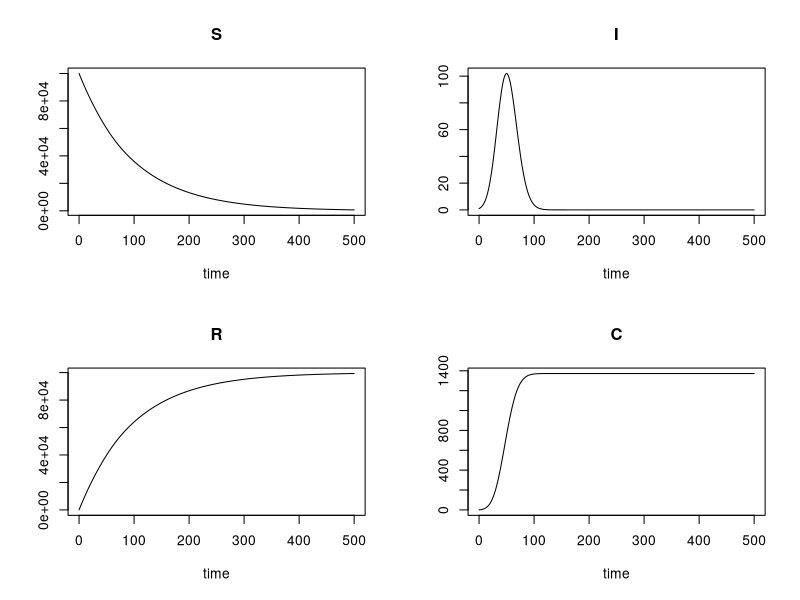
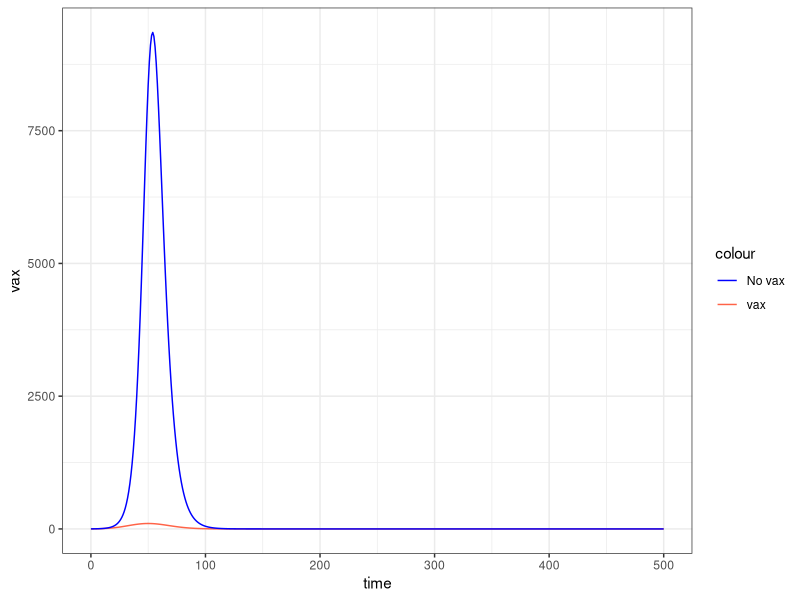
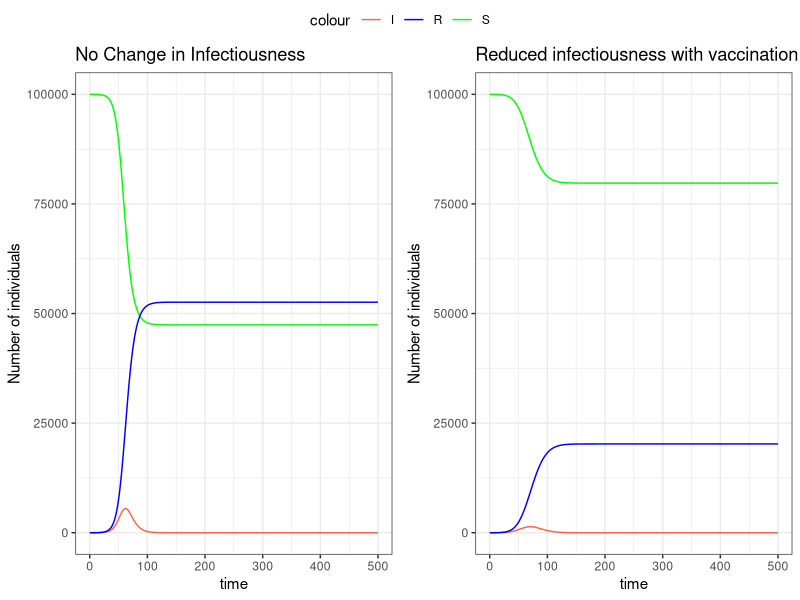
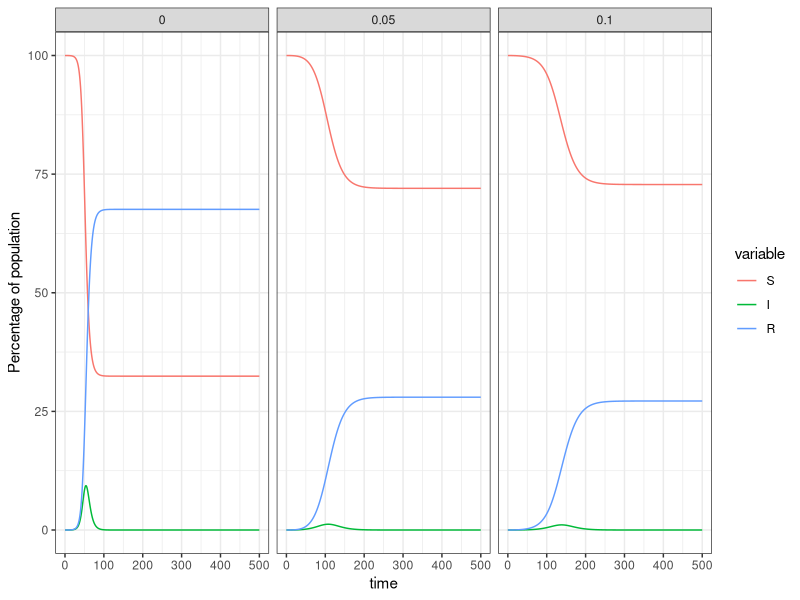
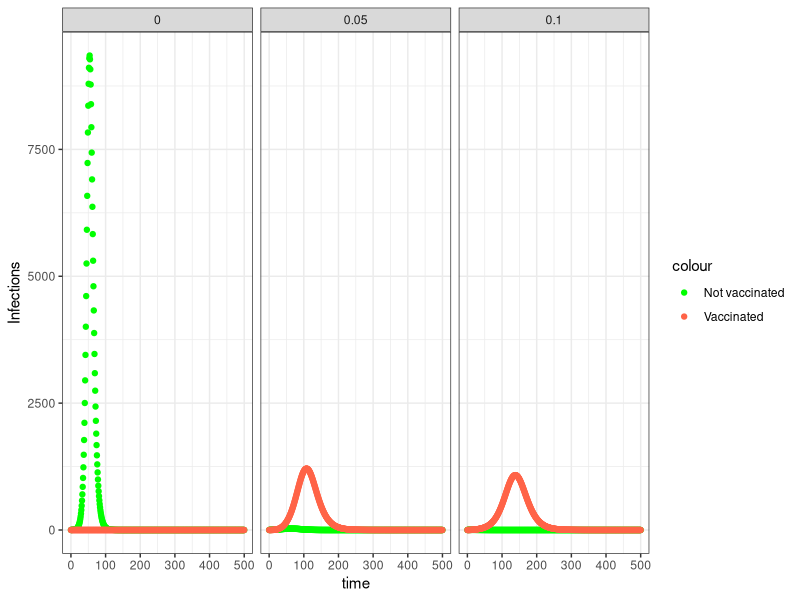
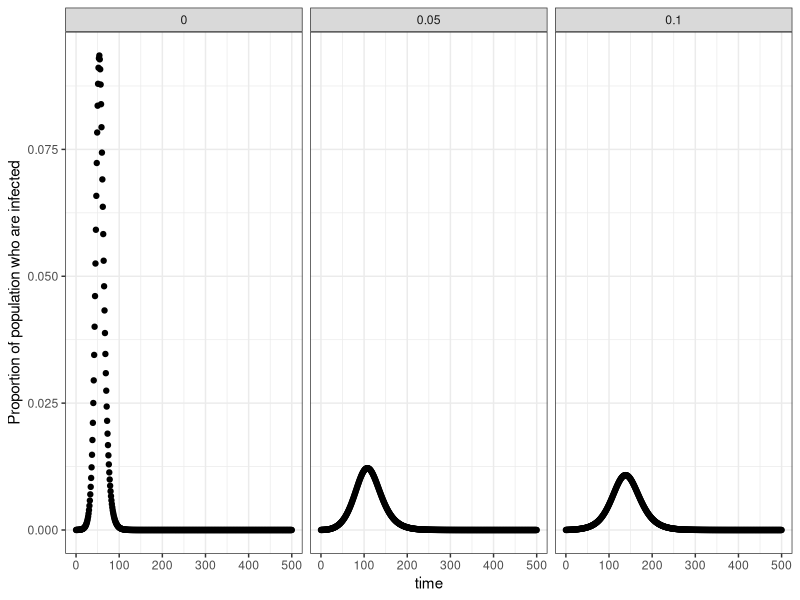
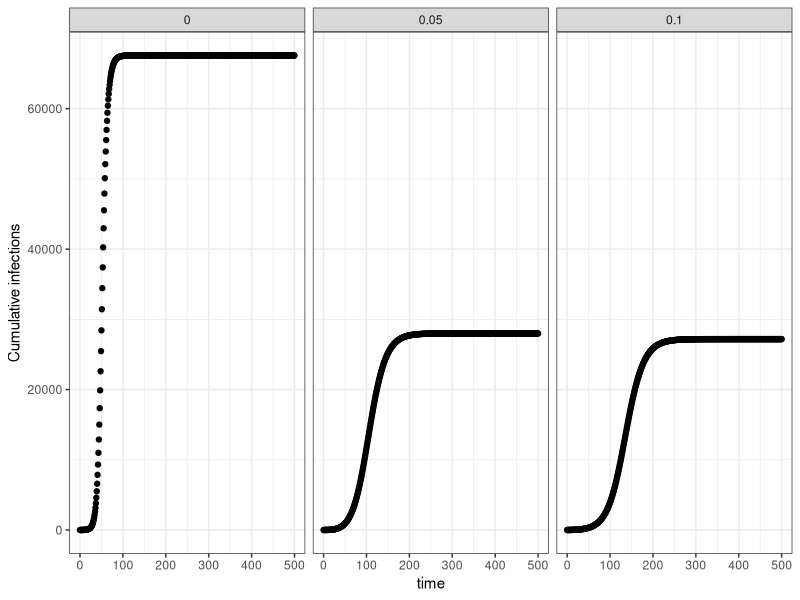
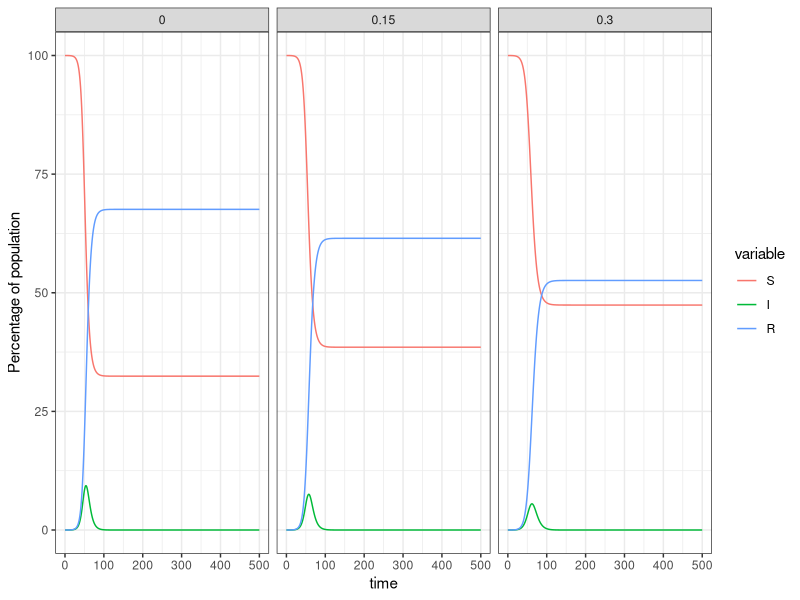

Write R code to recreate these figures, in order.
###############################################################################################

#SIR model with vaccination (closed population, no demography)

###############################################################################################
library(deSolve)
library(ggplot2)
library(reshape2)
library(dplyr)
library(ggpubr)

## A. Vaccination provides perfect protection from infection: S -> R ##
# Direct flow from S to R indicates those who are vaccinated and protected from infection.

#1. Define model function
SIR_Vax_pp<-function(t, state, params) {
  with(as.list(c(state, params)),{
    N = S + I + R

    #SIR equations from lecture
    dS <- -beta*S*I/N - mu*S
    dI <- beta*S*I/N - gamma*I
    dR <- gamma*I + mu*S
    # cumulative incidence
    dC <- beta*S*I/N
    # return the rates of change as a list
    list(c(dS, dI, dR, dC))
  })
}

#2. Define parameters and starting compartment sizes
# Mu is vaccination rate.
params <- c(beta = 0.5, #effective contact rate (aka transmission rate)
                gamma = 0.3, #recovery rate (1/duration infection)
                mu = 0.01 # vaccination rate
)

# Initial state distribution
state.pp <- c(S = 99999, #population of 100,000, 1 person starts of infected
              I = 1,
              R = 0,
              C = 0)

#3. Run the SIR model with perfect protection from vaccination
T_end <- 500 #run model for 500 time steps (e.g. months)
times <- seq(0, T_end, by = 1) #runs the model for 500 time steps (e.g. months), and computes output at each time step

# Run the base-case
output.vax.pp <- ode(y = state.pp, times = times, func = SIR_Vax_pp, parms = params)

# Plot the base-case result
plot(output.vax.pp)

# Compare the size of I compartment when mu = 0 (no vax) and mu = 0.01 (vax)
# Copy parameters
temp_param <- params
# Set vaccination rate = 0
temp_param['mu'] = 0
# Run ode solver and save the outcome in temporary output variable
temp_output <-  ode(y = state.pp, times = times, func = SIR_Vax_pp, parms = temp_param)
# Create a dataset to compare no_vax and vax output
I_dt <- data.frame(time = temp_output[,'time'], no_vax = temp_output[,'I'], vax = output.vax.pp[,'I'])
# Plot the dataset
ggplot(I_dt)+
  geom_line(aes(time,vax,color='vax'))+
  geom_line(aes(time,no_vax,color='No vax'))+
  theme_bw()+
  scale_color_manual(values=c("blue","tomato"))


## B. Vaccination provides imperfect protection from infection ##
# Vaccination usually doesn't provide perfect protection. Here, we stratify by vaccine status.
# Non-vaccinated compartments move to vaccinated compartments at rate mu.
# Total I who can infect others = sum of I_NotV and I_V.
# (1-alpha) indicates reduced susceptibility for vaccinated susceptibles; higher alpha -> lower susceptibility.

# B-1. No change in infectiousness
#1. Define model function
SIR_Vax_ip1<-function(t, state, params) {
  with(as.list(c(state, params)),{
    N = S_NotV + S_V + I_NotV + I_V + R_NotV + R_V

    #compartments without vaccination
    dS_NotV <- -beta*S_NotV*(I_NotV+I_V)/N - mu*S_NotV
    dI_NotV <- beta*S_NotV*(I_NotV+I_V)/N - gamma*I_NotV
    dR_NotV <- gamma*I_NotV
    #compartments with vaccination
    dS_V <- -beta*S_V*(I_NotV+I_V)/N*(1-alpha) + mu*S_NotV
    dI_V <- beta*S_V*(I_NotV+I_V)/N*(1-alpha) - gamma*I_V
    dR_V <- gamma*I_V

    #cumulative number of cases
    dC <- beta*S_NotV*(I_NotV+I_V)/N + beta*S_V*(I_NotV+I_V)/N*(1-alpha)

    # return the rates of change as a list
    list(c(dS_NotV,dS_V,dI_NotV,dI_V, dR_NotV,dR_V,dC))
  })
}

# B-2. Change in risk of infecting others with vaccination
# Apply separate beta values (beta.1 and beta.2) to I_NotV and I_V.
# Beta.2 is calculated as a fraction (mbeta) of beta.1.
SIR_Vax_ip2<-function(t, state, params) {
  with(as.list(c(state, params)),{
    N = S_NotV + S_V + I_NotV + I_V + R_NotV + R_V
    beta.2 = mbeta*beta.1 # transmission rate given vaccination
    #compartments without vaccination
    dS_NotV <- -beta.1*S_NotV*I_NotV/N - beta.2*S_NotV*I_V/N - mu*S_NotV
    dI_NotV <- beta.1*S_NotV*I_NotV/N + beta.2*S_NotV*I_V/N - gamma*I_NotV
    dR_NotV <- gamma*I_NotV
    #compartments with vaccination
    dS_V <- -beta.1*S_V*I_NotV/N*(1-alpha) - beta.2*S_V*I_V/N*(1-alpha) + mu*S_NotV
    dI_V <- beta.1*S_V*I_NotV/N*(1-alpha) + beta.2*S_V*I_V/N*(1-alpha) - gamma*I_V
    dR_V <- gamma*I_V

    #cumulative number of cases
    dC <- beta.1*S_NotV*I_NotV/N + beta.1*S_V*I_NotV/N*(1-alpha) + beta.2*S_NotV*I_V/N + beta.2*S_V*I_V/N*(1-alpha)

    # return the rates of change as a list
    list(c(dS_NotV,dS_V,dI_NotV,dI_V, dR_NotV,dR_V, dC))
  })
}

#2. Define parameters and starting compartment sizes
# Mu is vaccination rate.
# mbeta is 1 if no change in infectiousness with vaccination, or less than 1 if reduced infectiousness.
# alpha is vaccine effectiveness.
params <- c(beta = 0.5, #effective contact rate (aka transmission rate)
                beta.1 = 0.5, # transmission rate given no-vaccination
                mbeta = 0.5, # 1 if no change in infectiousness with vaccination,
                           # less than 1 if reduced infectiousness with vaccination
                gamma = 0.3, #recovery rate (1/duration infection)
                mu = 0.01, # vaccination rate
                alpha = 0.3 # vaccine effectiveness
)

# Initial state
state.ip <- c(S_NotV = 99999,
              S_V = 0,
              I_NotV = 1,
              I_V = 0,
              R_NotV = 0,
              R_V = 0,
              C = 0)

#3. Run the SIR model with imperfect protection from vaccination
# Because each compartment is stratified, we compute the total S, I, R compartments
T_end <- 500 #run model for 500 time steps (e.g. months)
times <- seq(0, T_end, by = 1) #runs the model for 500 time steps (e.g. months), and computes output at each time step

# Run ODE solver
output.vax.ip1 <- ode(y = state.ip, times = times, func = SIR_Vax_ip1, parms = params)
output.vax.ip2 <- ode(y = state.ip, times = times, func = SIR_Vax_ip2, parms = params)
# Calculate S, I, and R
output.vax.ip1 <- as.data.frame(output.vax.ip1) %>%
  mutate(S = S_V + S_NotV,
         I = I_V + I_NotV,
         R = R_V + R_NotV)
output.vax.ip2 <- as.data.frame(output.vax.ip2) %>%
  mutate(S = S_V + S_NotV,
         I = I_V + I_NotV,
         R = R_V + R_NotV)

# Plot base-case outcomes and compare between the two models
g1<- ggplot(output.vax.ip1)+
        geom_line(aes(time,S,color="S"))+
        geom_line(aes(time,I,color="I"))+
        geom_line(aes(time,R,color="R"))+
        scale_color_manual(values=c("tomato","blue","green"))+
        ggtitle("No Change in Infectiousness")+
        ylab("Number of individuals")+
        theme_bw()
g2<- ggplot(output.vax.ip2)+
        geom_line(aes(time,S,color="S"))+
        geom_line(aes(time,I,color="I"))+
        geom_line(aes(time,R,color="R"))+
        scale_color_manual(values=c("tomato","blue","green"))+
        ggtitle("Reduced infectiousness with vaccination")+
        ylab("Number of individuals")+
       theme_bw()
# side-by-side plot
ggarrange(g1,g2,common.legend = TRUE)


## Sensitivity Analysis ##
# Perform sensitivity analysis on (1) vaccination rate, (2) vaccine effectiveness, and
# (3) the ratio in effective contact rate between vaccinated and non-vaccinated individuals.
# (1) and (2) use SIR_Vax_ip1; (3) uses SIR_Vax_ip2.

# 1. Vaccination rate (on SIR_Vax_ip1)
# Discuss how changing vaccination rate changes the projected epidemic.
mu_list <- seq(0,0.1,length.out=3) # a vector of vaccination rate
mu_out_all <- data.frame() # an empty dataset to save outputs

for(this_mu in mu_list){
  temp_param <- params # copy parameters
  temp_param[['mu']] <- this_mu # replace mu
  this_out <- data.frame(ode(y = state.ip, times = times, func = SIR_Vax_ip1, parms = temp_param)) # run ode solver
  # compute S, I, R and save mu in this cycle
  this_out <- this_out %>%
    mutate(N = S_NotV + S_V + I_NotV + I_V + R_NotV + R_V,
           mu = this_mu,
           S = S_NotV + S_V,#total susceptible
           I = I_NotV + I_V, # total infected
           R = R_NotV + R_V) # total recovered
  # stack the result
  if(this_mu == mu_list[1]){
    mu_out_all <- this_out
  }else{
    mu_out_all <- rbind(mu_out_all, this_out)
  }
}
# Change the output data to long-form data
mu_out_all_t <- melt(mu_out_all %>% select(time,S,I,R,N,mu), id.vars=c("time","mu","N"))
# Plot S, I, R
ggplot(mu_out_all_t) +
  geom_line(aes(x=time,y=value/N*100,color=variable))+
  ylab("Percentage of population")+
  facet_wrap(.~mu)+
  theme_bw()
# Plot I stratified by vaccination status
ggplot(mu_out_all)+
  geom_point(aes(x=time,y=I_NotV,color='Not vaccinated'))+
  geom_point(aes(x=time,y=I_V,color='Vaccinated'))+
  ylab("Infections")+
  facet_wrap(.~mu)+
  scale_color_manual(values=c("green","tomato"))+
  theme_bw()
# Plot prevalence of I (I/N)
ggplot(mu_out_all) +
  geom_point(aes(x=time,y=I/N))+
  facet_wrap(.~mu)+
  ylab("Proportion of population who are infected")+
  theme_bw()
# Cumulative number of infections
ggplot(mu_out_all) +
  geom_point(aes(x=time,y=C))+
  facet_wrap(.~mu)+
  ylab("Cumulative infections")+
  theme_bw()


# 2. Vaccine effectiveness
# How does increasing vaccine effectiveness change the projected epidemic?
alpha_list <- seq(0,0.3,length.out=3) # a vector of vaccine effectiveness
alpha_out_all <- data.frame() # an empty dataset to save outputs

for(this_alpha in alpha_list){
  temp_param <- params # copy parameters
  temp_param[['alpha']] <- this_alpha # replace alpha
  this_out <- data.frame(ode(y = state.ip, times = times, func = SIR_Vax_ip1, parms = temp_param)) # run ode solver
  # compute S, I, R and save mu in this cycle
  this_out <- this_out %>%
    mutate(N = S_NotV + S_V + I_NotV + I_V + R_NotV + R_V,
           alpha = this_alpha,
           S = S_NotV + S_V,
           I = I_NotV + I_V,
           R = R_NotV + R_V)
  # Stack the result
  if(this_alpha == alpha_list[1]){
    alpha_out_all <- this_out
  }else{
    alpha_out_all <- rbind(alpha_out_all, this_out)
  }
}
# Change the outcome data to long-form data
alpha_out_all_t <- melt(alpha_out_all%>% select(time,S,I,R,N,alpha), id.vars=c("time","alpha","N"))
# Plot S, I, R
ggplot(alpha_out_all_t) +
  geom_line(aes(x=time,y=value/N*100,color=variable))+
  ylab("Percentage of population")+
  facet_wrap(.~alpha)+
  theme_bw()
# Plot S, I, R stratified by vaccination status
ggplot(alpha_out_all)+
  geom_point(aes(x=time,y=I_NotV,color='Not vaccinated'))+
  geom_point(aes(x=time,y=I_V,color='Vaccinated'))+
  ylab("Infections")+
  facet_wrap(.~alpha)+
  scale_color_manual(values=c("green","tomato"))+
  theme_bw()
# Plot prevalence of I
ggplot(alpha_out_all) +
  geom_point(aes(x=time,y=I/N))+
  facet_wrap(.~alpha)+
  ylab("Prevalence of infection")+
  theme_bw()
# Plot cumulative number of infections
ggplot(alpha_out_all) +
  geom_point(aes(x=time,y=C))+
  facet_wrap(.~alpha)+
  ylab("Cumulative infections")+
  theme_bw()
# Breakthrough infection
ggplot(alpha_out_all)+
  geom_point(aes(x=time,y=I_V))+
  facet_wrap(.~alpha)+
  ylab("Number of breakthrough infections")+
  theme_bw()


# 3. Ratio of effective contact rate among infected individuals with and without vaccination
# How does the projected epidemic change as we decrease the ratio of effective contact rate?
mbeta_list <- seq(1,0.7,length.out=3) # a vector of mbeta
mbeta_out_all <- data.frame() # an empty dataset to save outputs

for(this_mbeta in mbeta_list){
  temp_param <- params # copy parameters
  temp_param[['mbeta']] <- this_mbeta # replace mbeta
  this_out <- data.frame(ode(y = state.ip, times = times, func = SIR_Vax_ip2, parms = temp_param)) # run ode solver
  # compute S,I,R and save mbeta in this cycle
  this_out <- this_out %>%
    mutate(N = S_NotV + S_V + I_NotV + I_V + R_NotV + R_V,
           mbeta = this_mbeta,
           S = S_NotV + S_V,
           I = I_NotV + I_V,
           R = R_NotV + R_V)
  # Stack the result
  if(this_mbeta == mbeta_list[1]){
    mbeta_out_all <- this_out
  }else{
    mbeta_out_all <- rbind(mbeta_out_all, this_out)
  }
}
# change the data to long-form data
mbeta_out_all_t <- melt(mbeta_out_all%>% select(time,S,I,R,N,mbeta), id.vars=c("time","mbeta","N"))
# Plot S,I,R
ggplot(mbeta_out_all_t) +
  geom_line(aes(x=time,y=value/N*100,color=variable))+
  facet_wrap(.~mbeta)+
  ylab("Proportion of population")+
  theme_bw()
# plot cumulative number of infections
ggplot(mbeta_out_all) +
  geom_point(aes(x=time,y=C))+
  facet_wrap(.~mbeta)+
  ylab("Cumulative infections")+
  theme_bw()
